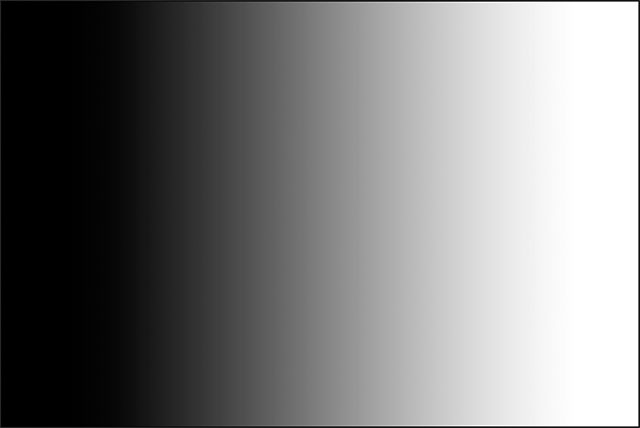
#> input picture PycharmProjects/opencv/gradient.jpg, 640 x 428 px
$ python simplethresholding.py
#> lines starting #> are read from the running program, lines starting #| are printed output that depends on the picture; after the words box and inside, x2 and y2 are one past the last pixel; in counts of white or black regions, pixels touching at a corner belong together
import cv2
import numpy as np
from matplotlib import pyplot as plt

img = cv2.imread('gradient.jpg', 0)
#> img is the input picture: shape (428, 640); min 0, max 255, mean 125.2
# thresholding gives 2 values
_, th1 = cv2.threshold(img, 127, 255, cv2.THRESH_BINARY)
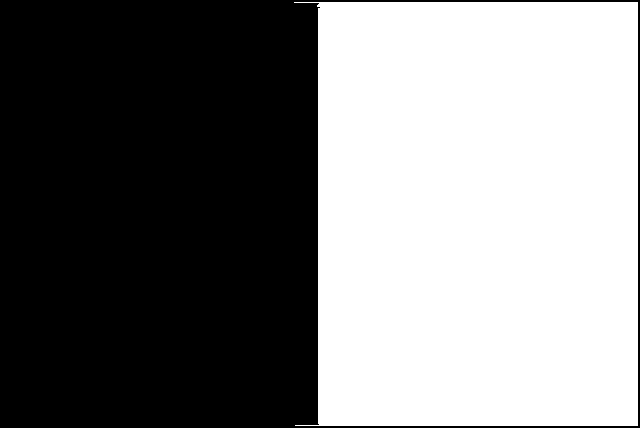
#> th1: shape (428, 640); 49.5% white; 1 white region, box (x1, y1, x2, y2) and area: (294, 2, 638, 426) 135725
_, th2 = cv2.threshold(img, 127, 255, cv2.THRESH_BINARY_INV)
# after the value it will not change
_, th3 = cv2.threshold(img, 127, 255, cv2.THRESH_TRUNC)
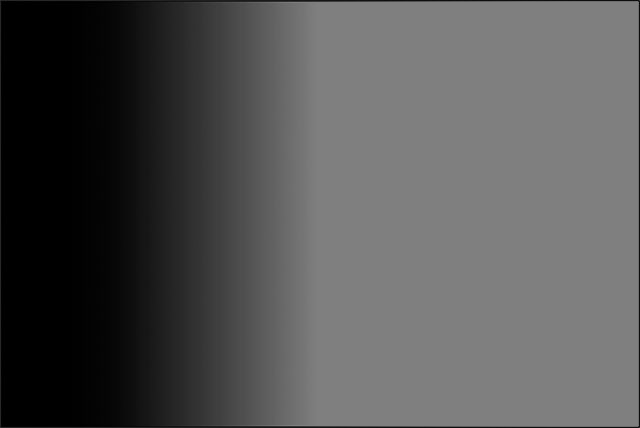
#> th3: shape (428, 640); min 0, max 127, mean 83.8
# when pixel value lesser it will be zero
_, th4 = cv2.threshold(img, 127, 255, cv2.THRESH_TOZERO)
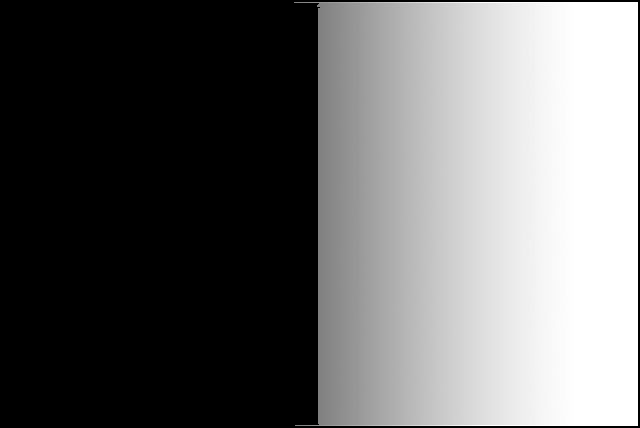
#> th4: shape (428, 640); min 0, max 255, mean 104.3
_, th5 = cv2.threshold(img, 127, 255, cv2.THRESH_TOZERO_INV)
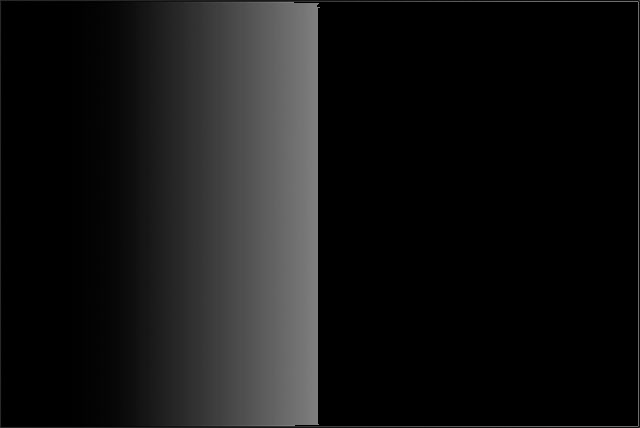
#> th5: shape (428, 640); min 0, max 127, mean 20.9
# [7 lines of commented-out code are left out]

titles = ['original', 'binary', 'binaryinv', 'trunc', 'tozero', 'zeroinv']
images = [img, th1, th2, th3, th4, th5]
for i in range(6):
    plt.subplot(2, 3, i+1), plt.imshow(images[i], 'gray')
    plt.title(titles[i])
    plt.yticks([]), plt.yticks([])

plt.show()
cv2.waitKey(0)
cv2.destroyAllWindows()
